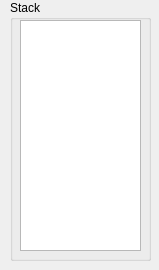
<?xml version="1.0" encoding="UTF-8"?>
<ui version="4.0">
 <class>StackViewer</class>
 <widget class="QWidget" name="StackViewer">
  <property name="geometry">
   <rect>
    <x>0</x>
    <y>0</y>
    <width>159</width>
    <height>270</height>
   </rect>
  </property>
  <property name="windowTitle">
   <string>Form</string>
  </property>
  <widget class="QGroupBox" name="groupBox">
   <property name="geometry">
    <rect>
     <x>10</x>
     <y>0</y>
     <width>141</width>
     <height>261</height>
    </rect>
   </property>
   <property name="title">
    <string>Stack</string>
   </property>
   <widget class="QListWidget" name="listWidget">
    <property name="geometry">
     <rect>
      <x>10</x>
      <y>20</y>
      <width>121</width>
      <height>231</height>
     </rect>
    </property>
    <property name="alternatingRowColors">
     <bool>true</bool>
    </property>
   </widget>
  </widget>
 </widget>
 <resources/>
 <connections/>
</ui>
